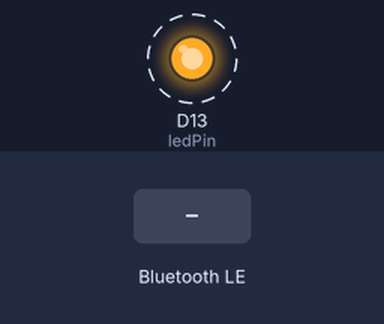
The sketch below on a simulated Arduino Nano 33 IoT. Parts: output pins drawn as LEDs (lit = HIGH). Dashed ring = blinking. The test bench sets the inputs (shaded band). Nothing arrives over Bluetooth unless stated; a phone connects over Bluetooth LE 3 s after start; what the sketch prints to the serial monitor is not drawn.

Above: at 3.1 s.
At 3.8 s:
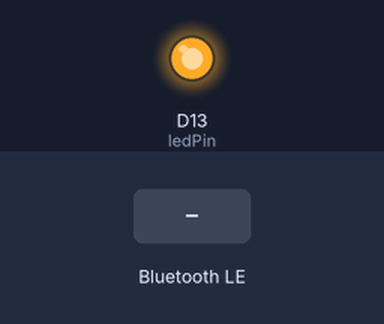
3.9 s: Bluetooth LE write "1" received
Timing chart, 0 to 6.9 s (numbered marks = the images above; inputs shaded):
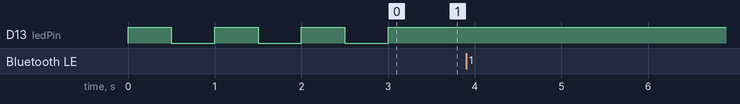

Measured:
- after the input at 3.9 s, every drawn part: stays the same
- by itself, D13 (ledPin): alternates HIGH for 0.50 s and LOW for 0.50 s

The sketch:

BLE_only.ino
```cpp
#include <ArduinoBLE.h>

const int ledPin = 13;
bool isBluetoothConnected = false;

BLEService chatService("19B10000-E8F2-537E-4F6C-D104768A1214");
BLEStringCharacteristic chatCharacteristic("19B10001-E8F2-537E-4F6C-D104768A1214", BLEWrite | BLENotify, 200);

void setup() {
  Serial.begin(9600);
  pinMode(ledPin, OUTPUT);

  while (!BLE.begin()) {
    Serial.println("Starting BLE failed! Retrying...");
    delay(1000);
  }

  BLE.setLocalName("Arduino_BLE");
  BLE.setAdvertisedService(chatService);
  chatService.addCharacteristic(chatCharacteristic);
  BLE.addService(chatService);

  while (true) {
    BLE.advertise();
    Serial.println("BLE peripheral is running. Waiting for connections...");

    BLEDevice central = BLE.central();

    if (central) {
      Serial.print("Connected to central: ");
      Serial.println(central.address());
      digitalWrite(ledPin, HIGH);
      isBluetoothConnected = true;

      while (central.connected()) {
        if (chatCharacteristic.written()) {
          String receivedMessage = chatCharacteristic.value();
          Serial.println("Received message: " + receivedMessage);
          // Respond to the message
          chatCharacteristic.setValue("Message received: " + receivedMessage);
        }
      }

      Serial.print("Disconnected from central: ");
      Serial.println(central.address());
      digitalWrite(ledPin, LOW);
      isBluetoothConnected = false;
    }

    if (!isBluetoothConnected) {
      digitalWrite(ledPin, HIGH);
      delay(500);
      digitalWrite(ledPin, LOW);
      delay(500);
    }
  }
}

void loop() {
  // Your main loop code, if any, can go here.
}
```
